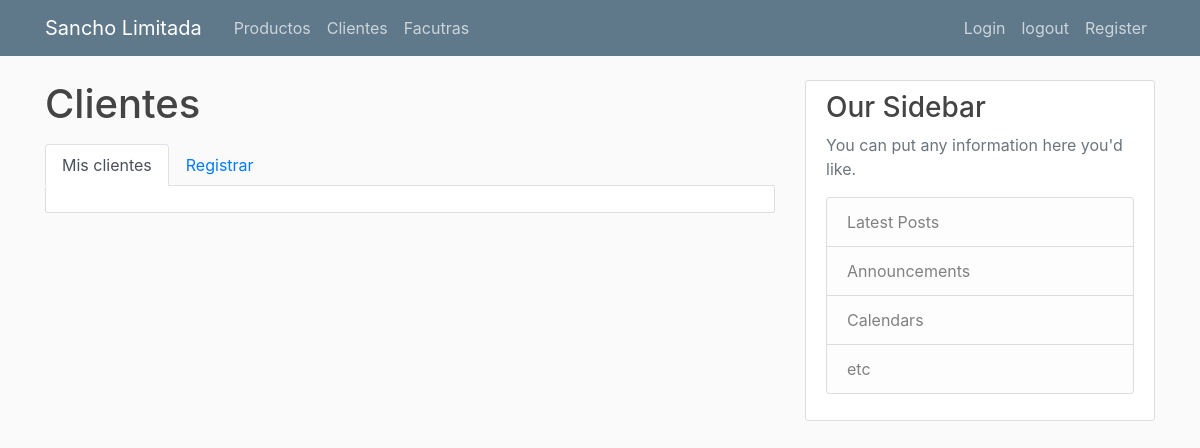
Before: /clientes (signed in) with the older database file.
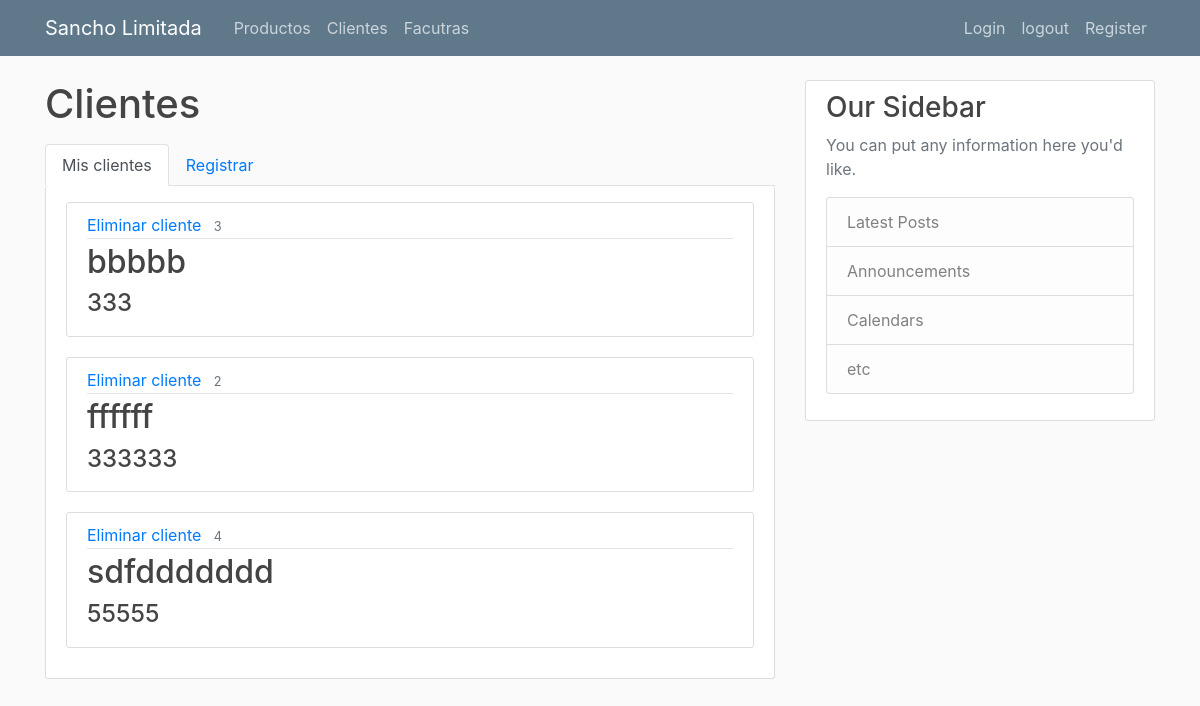
After: the same page with the newer database file.
### SanchoApp/databaseModel.py (models this page shows, shortened)
class Cliente(db.Model):
    __tablename__="clientes"
    relacion_facturas = relationship("Factura", back_populates="relacion_cliente")
    id = db.Column(db.Integer, primary_key=True)
    cedula = db.Column(db.String(100), nullable=False)
    nombre = db.Column(db.String(100), nullable=False)
    direccion = db.Column(db.String(100), nullable=True)
    telefono = db.Column(db.String(12), nullable=True)
    fotografia = db.Column(db.String(256), nullable=True)

### SanchoApp/flaskRoutes.py (the view)
    @app.route("/clientes")
    @login_required
    def clientes():
        client_record = Cliente.query.order_by(Cliente.cedula).limit(10).all()
        return render_template('clientes.html', title='Clientes', lista_de_clientes=client_record)

### SanchoApp/flaskRoutes.py (called while the page is built)
@login_manager.user_loader
def load_user(user_id):
    return User.query.get(int(user_id))

### SanchoApp/templates/clientes.html
{% extends "layout.html" %}
{% block content %}
<h1 class="mb-3">Clientes</h1>
<ul class="nav nav-tabs">
    <li class="nav-item">
        <a class="nav-link active" href="{{url_for('clientes')}}">Mis clientes</a>
    </li>
    <li class="nav-item">
        <a class="nav-link" href="{{url_for('registrar_clientes')}}">Registrar</a>
    </li>
</ul>
<div class="content-section border-top-0 pt-3">
    {% for cliente in lista_de_clientes %}
        <article class="media content-section ">
            <div class="media-body">
                <div class="article-metadata">
                    <a class="mr-2" href="clientes/eliminar/{{cliente.id}}"> Eliminar cliente</a>
                    <small class="text-muted">{{ cliente.id }}</small>
                </div>
                <h2>
                    <a class="article-title" href="clientes/editar/{{cliente.id}}">
                        {{ cliente.nombre }}
                    </a>
                </h2>
                <h4 class="article-title" >{{ cliente.cedula }}</h2>
            </div>
        </article>
    {% endfor %}
</div>
{% endblock content %}

### SanchoApp/templates/layout.html (shortened to what this page needs)
<!DOCTYPE html>
<html>
<head>
  <link rel="stylesheet" href="https://maxcdn.bootstrapcdn.com/bootstrap/4.0.0/css/bootstrap.min.css"
>
  <link rel="stylesheet" type="text/css" href="{{ url_for('static', filename='main.css') }}">
</head>
<body>
  <header class="site-header">
    <nav class="navbar navbar-expand-md navbar-dark bg-steel fixed-top">
      <div class="container">
        <a class="navbar-brand mr-4" href="/">Sancho Limitada</a>
        <div class="collapse navbar-collapse" id="navbarToggle">
          <div class="navbar-nav mr-auto">
            <a class="nav-item nav-link" href="{{ url_for('productos') }}">Productos</a>
            <a class="nav-item nav-link" href="{{ url_for('clientes') }}">Clientes</a>
            <a class="nav-item nav-link" href="{{ url_for('facturas') }}">Facutras</a>
          </div>
          <div class="navbar-nav">
            <a class="nav-item nav-link" href="{{ url_for('login') }}">Login</a>
            <a class="nav-item nav-link" href="{{ url_for('logout') }}">logout</a>
            <a class="nav-item nav-link" href="{{ url_for('register') }}">Register</a>
          </div>
        </div>
      </div>
    </nav>
  </header>
  <main role="main" class="container">
    <div class="row">
      <div class="col-md-8">
        {% block content %}
        {% endblock %}
      </div>
      <div class="col-md-4">
        <div class="content-section">
          <h3>Our Sidebar</h3>
          <p class='text-muted'>You can put any information here you'd like.
          <ul class="list-group">
            <li class="list-group-item list-group-item-light">Latest Posts</li>
            <li class="list-group-item list-group-item-light">Announcements</li>
            <li class="list-group-item list-group-item-light">Calendars</li>
            <li class="list-group-item list-group-item-light">etc</li>
          </ul>
          </p>
        </div>
      </div>
    </div>
  </main>
</body>
</html>

### SanchoApp/static/main.css (style rules this page uses)
body { background: #fafafa; color: #333333; margin-top: 5rem; }
h1, h2, h3, h4, h5, h6 { color: #444444; }
.bg-steel { background-color: #5f788a; }
.site-header .navbar-nav .nav-link { color: #cbd5db; }
.content-section { background: #ffffff; padding: 10px 20px; border: 1px solid #dddddd; border-radius: 3px; margin-bottom: 20px; }
.article-title { color: #444444; }
.article-metadata { padding-bottom: 1px; margin-bottom: 4px; border-bottom: 1px solid #e3e3e3 }

Changed rows visible on the page:
added Cliente: id "3", nombre "bbbbb", cedula "333"
added Cliente: id "2", nombre "ffffff", cedula "333333"
added Cliente: id "4", nombre "sdfddddddd", cedula "55555"
